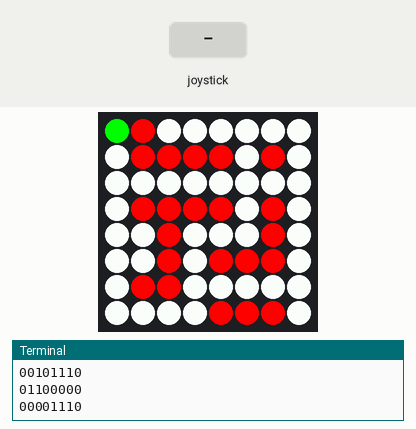
Recording of a program running on a simulated Raspberry Pi (BCM pin numbers) with a Sense HAT. On the bench: the Sense HAT's 8×8 RGB LED matrix, the last lines printed to the terminal. Inputs (shaded band) come from the test bench.

Above: at 1.2 s.
1.3 s: joystick pushed down
At 2.9 s:
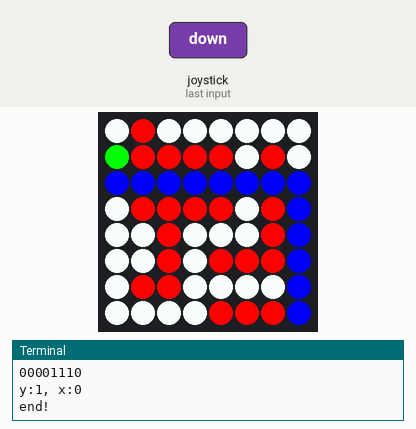
3.0 s: joystick pushed up
At 5.8 s:
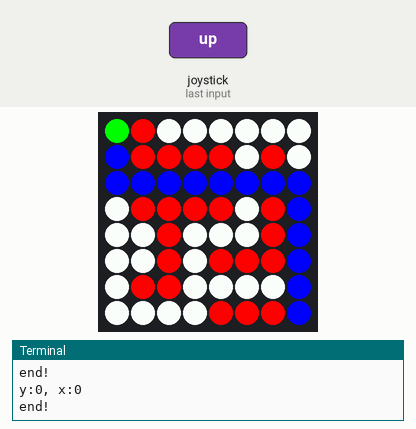
Timing chart, 0 to 7.3 s (numbered marks = the images above; inputs shaded):
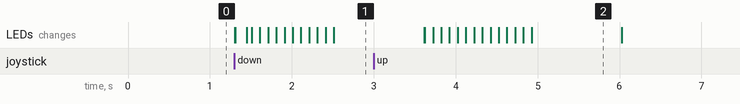

Measured:
- after the input at 1.3 s, the LEDs: first change at once (image 1 shows a later state)
- after the input at 3.0 s, the LEDs: first change after 0.61 s (image 2 shows a later state)
- what the display in image 2 shows lasts 1.1 s, from 4.9 s to 6.0 s

The program:

main3.py
```python
from sense_hat import SenseHat, ACTION_PRESSED, ACTION_HELD, ACTION_RELEASED
from time import sleep
from signal import pause
from collections import deque

sense = SenseHat()
red = (255, 0, 0)
green = (0, 255, 0)
blue = (0, 0, 255)
white = (255, 255, 255)
black = (0, 0, 0)

class Game():
    def __init__(self):
        self.size = 8
        self.board = [
        [0, 1, 0, 0, 0, 0, 0, 0],
        [0, 1, 1, 1, 1, 0, 1, 0],
        [0, 0, 0, 0, 0, 0, 0, 0],
        [0, 1, 1, 1, 1, 0, 1, 0],
        [0, 0, 1, 0, 0, 0, 1, 0],
        [0, 0, 1, 0, 1, 1, 1, 0],
        [0, 1, 1, 0, 0, 0, 0, 0],
        [0, 0, 0, 0, 1, 1, 1, 0]
        ]
        self.player = [0, 0]
        self.goal = [self.size - 1, self.size - 1]

    def PrintInfo(self):
        print("size : ", self.size)
        for i in self.board:
            for j in i:
                print(j, end='')
            print()

    def PrintMap(self):
        #sense.set_pixel(self.player[1], self.player[0], green)
        for i in range(self.size):
            for j in range(self.size):
                sense.set_pixel(j, i, red if self.board[i][j] else white)
        sense.set_pixel(self.player[1], self.player[0], green)


    def FindPath(self):
        dy = [1, -1, 0, 0]
        dx = [0, 0, 1, -1]
        check = [[0 for i in range(self.size)] for j in range(self.size)]
        path = [[[] for i in range(self.size)] for j in range(self.size)]
        y, x = self.player
        queue = deque([[y, x]])
        check[y][x] = 1
        flag = False
        while len(queue):
            qSize = len(queue)
            for i in range(qSize):
                now = queue.popleft()
                if now[0] == self.goal[0] and now[1] == self.goal[1]:
                    print("end!")
                    flag = True
                    break
                for k in range(4):
                    y = dy[k] + now[0]
                    x = dx[k] + now[1]
                    if y < 0 or x < 0 or y >= self.size or x >= self.size or check[y][x] or self.board[y][x]: continue
                    path[y][x] = now
                    queue.append([y, x])
                    check[y][x] = 1
            if flag:
                break

        #print path
        start = self.goal
        while path[start[0]][start[1]]:
            sense.set_pixel(start[1], start[0], blue)
            sleep(0.1)
            start = path[start[0]][start[1]]

        sleep(1)
        start = self.goal
        while path[start[0]][start[1]]:
            sense.set_pixel(start[1], start[0], white)
            start = path[start[0]][start[1]]

    def pushed_up(self, event):
        if event.action != ACTION_RELEASED:
            y, x = self.player
            #sense.set_pixel(x, y, white)
            if y - 1 < 0 or self.board[y - 1][x]: return
            self.player = [y - 1, x]
            y, x = self.player
            print("y:%d, x:%d" %(y, x))
            sense.clear()
            self.PrintMap()
            self.FindPath()
            sense.set_pixel(x, y, green)


    def pushed_down(self, event):
        if event.action != ACTION_RELEASED:
            y, x = self.player
            #sense.set_pixel(x, y, white)
            if y + 1 >= self.size or self.board[y + 1][x]: return
            self.player = [y + 1, x]
            y, x = self.player
            print("y:%d, x:%d" %(y, x))
            sense.clear()
            self.PrintMap()
            self.FindPath()
            sense.set_pixel(x, y, green)


    def pushed_left(self, event):
        if event.action != ACTION_RELEASED:
            y, x = self.player
            #sense.set_pixel(x, y, white)
            if x - 1 < 0 or self.board[y][x - 1]: return
            self.player = [y, x - 1]
            y, x = self.player
            print("y:%d, x:%d" %(y, x))
            sense.clear()
            self.PrintMap()
            self.FindPath()
            sense.set_pixel(x, y, green)


    def pushed_right(self, event):
        if event.action != ACTION_RELEASED:
            y, x = self.player
            #sense.set_pixel(x, y, white)
            if x + 1 >= self.size or self.board[y][x + 1]: return
            self.player = [y, x + 1]
            y, x = self.player
            print("y:%d, x:%d" %(y, x))
            sense.clear()
            self.PrintMap()
            self.FindPath()
            sense.set_pixel(x, y, green)


    def refresh(self):
        sleep(0.2)
        y, x = self.player
        print("y:%d, x:%d" %(y, x))
        sense.clear()
        self.PrintMap()
        self.FindPath()
        sense.set_pixel(x, y, green)

    def Run(self):
        sense.stick.direction_up = self.pushed_up
        sense.stick.direction_down = self.pushed_down
        sense.stick.direction_left = self.pushed_left
        sense.stick.direction_right = self.pushed_right
        #sense.stick.direction_any = self.refresh
        pause()

    def __del__(self):
        sense.clear()


def main():
    print("main!")
    game = Game()
    game.PrintInfo()
    game.PrintMap()
    game.Run()

if __name__ == "__main__":
    main()
```
